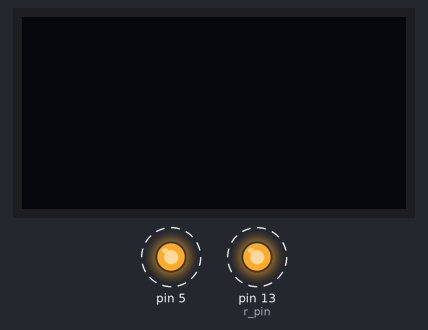
This sketch was run on a simulated Arduino Uno, built with avr-gcc and run on an emulated ATmega328P. On the bench: 128×64 one-colour display, output pins drawn as LEDs (lit = HIGH). Dashed ring = blinking.

Above: at 0.1 s.
At 1.2 s:
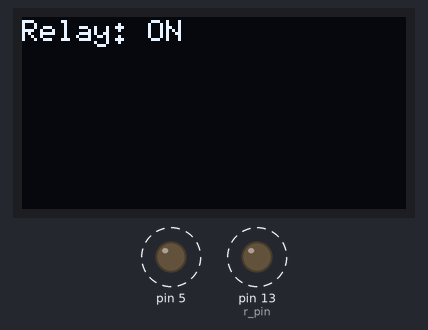
At 2.2 s:
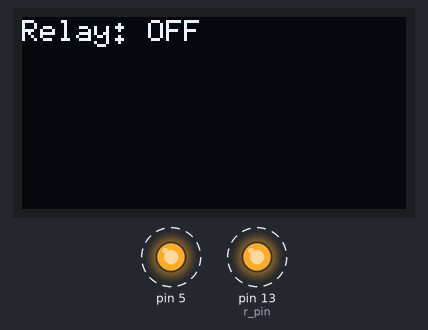
Timing chart, 0 to 40.0 s (numbered marks = the images above):
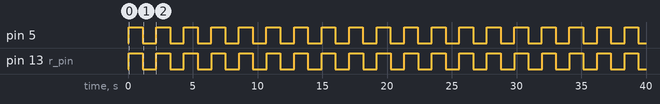

The sketch:

Relay.ino
```cpp
/*
 * Generated using BlocklyDuino:
 *
 * https://github.com/MediaTek-Labs/BlocklyDuino-for-LinkIt
 *
 * Date: Sat, 02 Oct 2021 15:31:59 GMT
 */
/*  部份程式由吉哥積木產生  */
/*  https://sites.google.com/jes.mlc.edu.tw/ljj/linkit7697  */
#include "Wire.h"
#include "U8g2lib.h"

U8G2_SSD1306_128X64_NONAME_F_HW_I2C u8g2(U8G2_R0, /* reset=*/ U8X8_PIN_NONE);
int clock_center_x=64;
int clock_center_y=32;
byte r_pin=13;
byte y_pin=12;
byte g_pin=11;

void setup()
{
  u8g2.begin();
  u8g2.enableUTF8Print();
  u8g2.setFont(u8g2_font_6x10_tf);
  u8g2.setFontRefHeightExtendedText();
  u8g2.setDrawColor(1);
  u8g2.setFontPosTop();
  u8g2.setFontDirection(0);

  u8g2.clearDisplay();
  pinMode(5, OUTPUT);
  pinMode(r_pin, OUTPUT);
}


void loop()
{
  u8g2.firstPage();
  do {
    digitalWrite(5, HIGH);
    u8g2.setCursor(0, 0);
    u8g2.print(String(String("Relay: ")+String("ON")).c_str());
    digitalWrite(r_pin, HIGH);
    delay(1000);

    u8g2.sendBuffer();
  } while (u8g2.nextPage());
  u8g2.firstPage();
  do {
    digitalWrite(5, LOW);
    u8g2.setCursor(0, 0);
    u8g2.print(String(String("Relay: ")+String("OFF")).c_str());
    digitalWrite(r_pin, LOW);
    delay(1000);

    u8g2.sendBuffer();
  } while (u8g2.nextPage());
}
```

Measured:
- by itself, pin 5, pin 13 (r_pin): alternates HIGH for 1.1 s and LOW for 1.1 s
- by itself, everything shown: repeats every 2.1 s, in 4 steps
- what the display in image 1 shows lasts 1.1 s, from 1.1 s to 2.2 s
